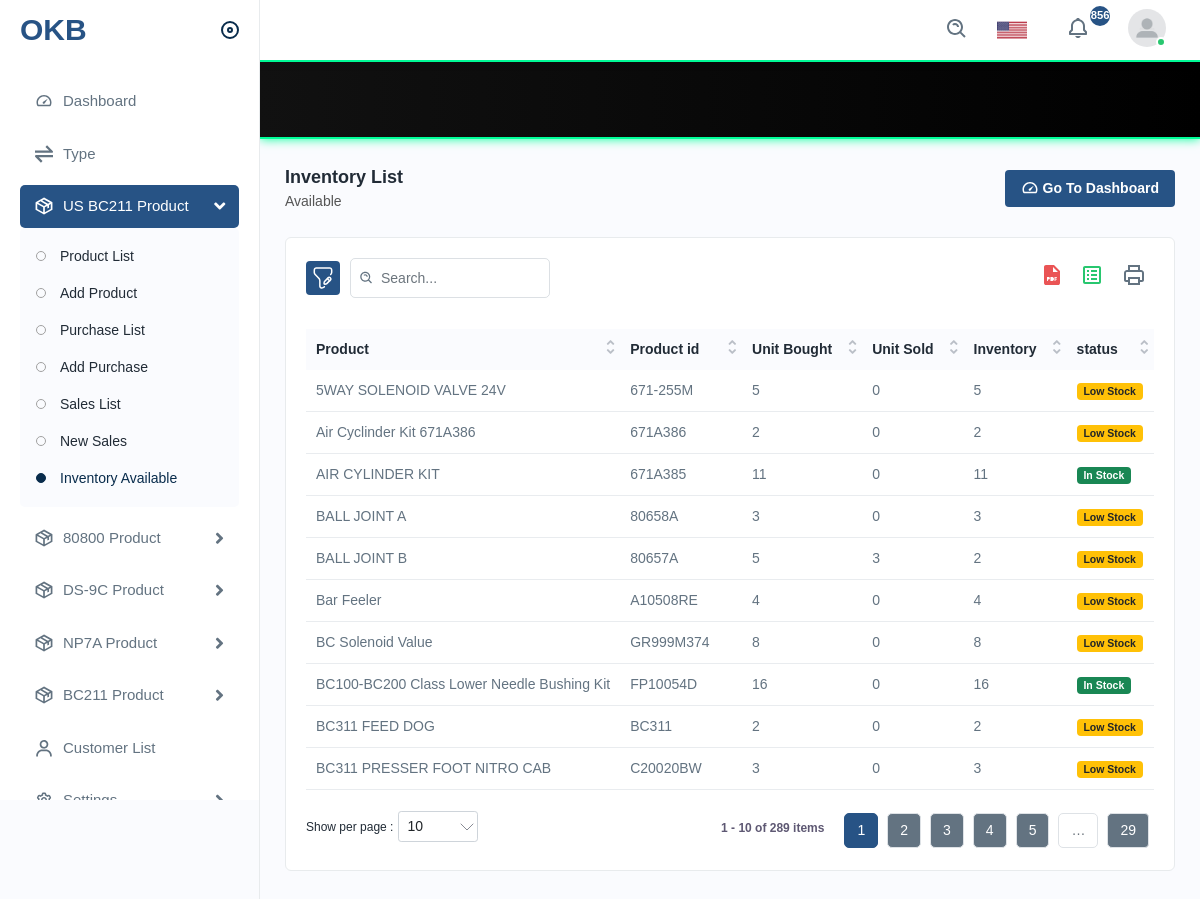
Screenshot of /inventory/ (signed in) with the database file from the repository.
### dashboard/models.py (models this page shows, shortened)
class Product(models.Model):
    item_id = models.CharField(max_length=50, unique=True)
    name = models.CharField(max_length=100)
    type = models.ForeignKey(Type, on_delete=models.CASCADE, null=True, blank=True)
    cost_per_unit = models.DecimalField(max_digits=10, decimal_places=2, null=True, blank=True)
    current_stock = models.IntegerField(default=0, null=True, blank=True)
    total_sold = models.IntegerField(default=0, null=True, blank=True)
    total_cost_value = models.DecimalField(max_digits=12, decimal_places=2, null=True, blank=True)
    created_by = models.ForeignKey(User,related_name='product', null=True, blank=True, on_delete=models.CASCADE)

### dashboard/views.py (the view)
# urls.py: path("inventory/", inventory, name="inventory"),
@login_required
def inventory(request):
    products = Product.objects.all()
    today = date.today()
    current_stock = Product.objects.aggregate(total=Sum('current_stock'))['total'] or 0
    today_revenue = Sale.objects.filter(sales_date=today).aggregate(
        revenue=Sum(F('price') * F('unit_sold'), output_field=DecimalField())
    )['revenue'] or 0
    month_revenue = Sale.objects.filter(
        sales_date__year=today.year,
        sales_date__month=today.month
    ).aggregate(
        revenue=Sum(F('price') * F('unit_sold'), output_field=DecimalField())
    )['revenue'] or 0
    year_revenue = Sale.objects.filter(
        sales_date__year=today.year
    ).aggregate(
        revenue=Sum(F('price') * F('unit_sold'), output_field=DecimalField())
    )['revenue'] or 0
    inventory_data = []
    for product in products:
        units_bought = Purchase.objects.filter(product=product).aggregate(
            total=Sum('unit_purchased')
        )['total'] or 0
        units_sold = Sale.objects.filter(product=product).aggregate(
            total=Sum('unit_sold')
        )['total'] or 0
        current_inventory = units_bought - units_sold
        if current_inventory == 0:
            status = "Out of Stock"
        elif current_inventory < 10:
            status = "Low Stock"
        else:
            status = "In Stock"
        inventory_data.append({
            'item_name': product.name,
            'item_id': product.item_id,
            'unit_bought': units_bought,
            'unit_sold': units_sold,
            'inventory': current_inventory,
            'status': status,
        })
    total_sold = Sale.objects.aggregate(total=Sum('unit_sold'))['total'] or 0
    context = {
        'today_revenue': today_revenue,
        'month_revenue': month_revenue,
        'year_revenue': year_revenue,
        'total_sold':total_sold,
        'inventory_data': inventory_data,
        'current_stock':current_stock
    }
    return render(request, 'dashboard/inventory.html', context)

### dashboard/context_processor.py (called while the page is built)
def default(request):
    if request.user.is_authenticated:
        all_notifications = Notification.objects.filter(user=request.user).order_by('-created_at')[:5]
        unread_count = Notification.objects.filter(user=request.user, is_read=False).count()
    else:
        all_notifications = []
        unread_count = 0
    return {
        'notifications': all_notifications,
        'unread_count': unread_count,
    }

### templates/dashboard/inventory.html (shortened to what this page needs)
{% extends "includes/base.html" %}
{% load static %}
{% load humanize %}
{% block content %}
<div class="page-wrapper">
    <div class="marquee">
  <div class="marquee-content">
  </div>
</div>
<div class="content">
<div class="page-header">
<div class="page-title">
<h4>Inventory List</h4>
<h6>Available</h6>
</div>
<div class="page-btn">
<a href="{% url 'dashboard:index' %}" class="btn btn-added"><img src="{% static 'assets/img/icons/dashboard.svg' %}" alt="img" class="me-1">Go To Dashboard</a>
</div>
</div>
<div class="card">
<div class="card-body">
<div class="table-top">
<div class="search-set">
<div class="search-path">
<a class="btn btn-filter" id="filter_search">
<img src="{% static 'assets/img/icons/filter.svg' %}" alt="img">
</a>
</div>
<div class="search-input">
<a class="btn btn-searchset"><img src="{% static 'assets/img/icons/search-white.svg' %}" alt="img"></a>
</div>
</div>
<div class="wordset">
<ul>
<li>
<a data-bs-toggle="tooltip" data-bs-placement="top" title="pdf"><img src="{% static 'assets/img/icons/pdf.svg' %}" alt="img"></a>
</li>
<li>
<a data-bs-toggle="tooltip" data-bs-placement="top" title="excel"><img src="{% static 'assets/img/icons/excel.svg' %}" alt="img"></a>
</li>
<li>
<a data-bs-toggle="tooltip" data-bs-placement="top" title="print"><img src="{% static 'assets/img/icons/printer.svg' %}" alt="img"></a>
</li>
</ul>
</div>
</div>
<div class="table-responsive">
<table class="table datanew">
<thead>
<tr>
<th>Product</th>
<th>Product id</th>
<th>Unit Bought </th>
<th>Unit Sold</th>
<th>Inventory</th>
<th>status</th>
</tr>
</thead>
<tbody>
{% for p in inventory_data %}
<tr>
<td>{{ p.item_name }}</td>
<td>{{ p.item_id }}</td>
<td>{{ p.unit_bought }}</td>
<td>{{ p.unit_sold }}</td>
<td>{{ p.inventory }}</td>
<td>
     {% if p.status == 'Out of Stock' %}
                    <span class="badge bg-danger">{{ p.status }}</span>
                {% elif p.status == 'Low Stock' %}
                    <span class="badge bg-warning text-dark">{{ p.status }}</span>
                {% else %}
                    <span class="badge bg-success">{{ p.status }}</span>
                {% endif %}
</td>
</tr>
{% empty %}
<p class="text-danger">No inventory Made yet</p>
{% endfor %}
</tbody>
</table>
</div>
</div>
</div>
</div>
</div>
</div>
{% endblock content %}

### rows the page displays
Product: item_name "AIR CYLINDER KIT", item_id "671A385"
Product: item_name "BALL JOINT A", item_id "80658A"
Product: item_name "BALL JOINT B", item_id "80657A"
Product: item_name "Air Cyclinder Kit 671A386", item_id "671A386"
Product: item_name "Bar Feeler", item_id "A10508RE"
Product: item_name "BC Solenoid Value", item_id "GR999M374"
Product: item_name "BC100-BC200 Class Lower Needle Bushing Kit", item_id "FP10054D"
Product: item_name "BC311 FEED DOG", item_id "BC311"
Product: item_name "BC311 PRESSER FOOT NITRO CAB", item_id "C20020BW"
Product: item_name "5WAY SOLENOID VALVE 24V", item_id "671-255M"

### other values shown
{{ unread_count }} "856"
{{ p.unit_bought }} "11" "3" "5" "2" "4" "8" "16" "2" "3" "5"
{{ p.unit_sold }} "0" "0" "3" "0" "0" "0" "0" "0" "0" "0"
{{ p.inventory }} "11" "3" "2" "2" "4" "8" "16" "2" "3" "5"
{{ p.status }} "In Stock" "In Stock"
{{ p.status }} "Low Stock" "Low Stock" "Low Stock" "Low Stock" "Low Stock" "Low Stock" "Low Stock" "Low Stock"
